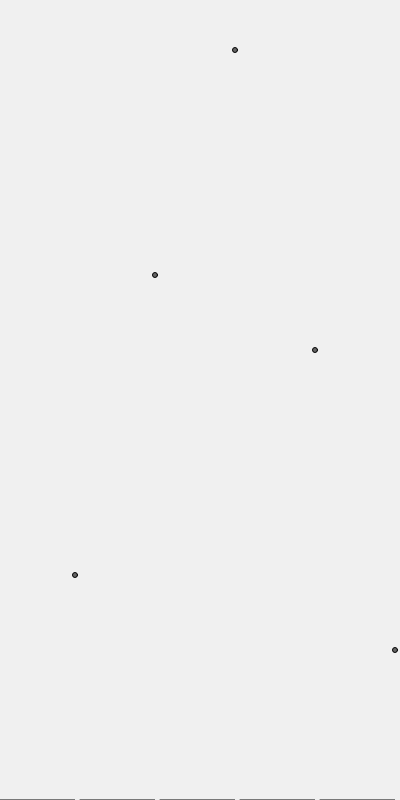
Frame 1 (no input)
Frame 2 (the mouse pressed at the canvas centre, redrawn once): identical to frame 1, image omitted

The p5.js sketch that drew this single still picture (run headless with seeded random() and noise() and a simulated clock; the mouse was pressed at the canvas centre and the sketch redrawn once):

// p5.js sketch
// ── sketch.js
// some random numbers
var data = [3, 7, 10, 6, 2];

// some constants
var DIAMETER = 5;
var SCALE = 75;
var SPACING = 5;

//-----------------------------------------------------------------------------
// Setup the sketch
function setup() {
  createCanvas(400, 800);
  noLoop();
  fill(100);
}

//-----------------------------------------------------------------------------
// draw the sketch
function draw() {
  background(240)

  // determine how many items
  var count = data.length;

  // for each item:
  for (var i = 0; i < count; i++){

    // calculate some values
    var w = width/count-SPACING;
    var h = -data[i]*SCALE;
    var x = (w+5)*i;
    var y = height;

    // draw the bars
    rect(x, y, w, h);

    // draw the circle
    ellipse(x+w, y+h, DIAMETER, DIAMETER);

  }
}
